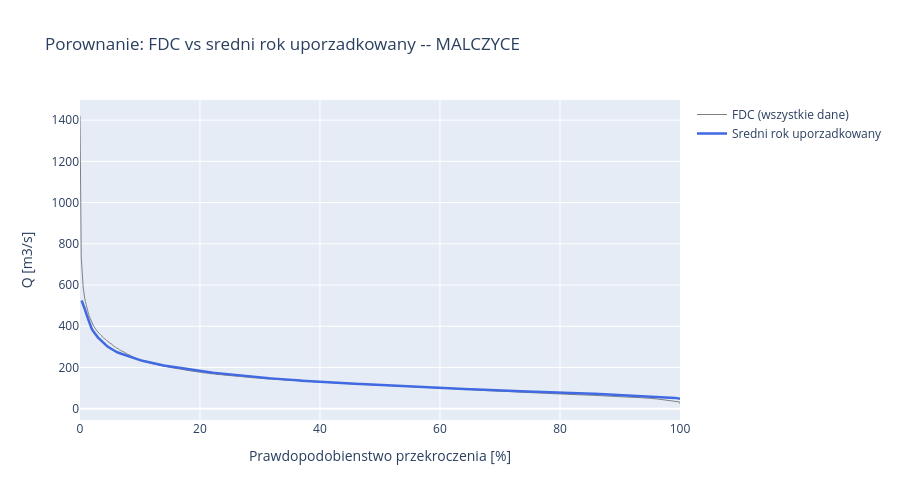

This figure's notebook cell:
### Markdown cell above
**Prompt do LLM:**
> *"Narysuj na jednym wykresie: FDC z przefiltrowanych danych i sredni rok uporzadkowany.
> Porownaj ksztalty."*

**Uzyte moduly/funkcje:** `src.hydrology.flow_duration_curve()`, `src.hydrology.average_sorted_year()`

### Code cell
fig = go.Figure()
fig.add_trace(go.Scatter(
    x=fdc_filt['exceedance_pct'], y=fdc_filt['discharge_m3s'],
    mode='lines', name='FDC (wszystkie dane)', line=dict(color='gray', width=1),
))
fig.add_trace(go.Scatter(
    x=avg_year['exceedance_pct'], y=avg_year['mean'],
    mode='lines', name='Sredni rok uporzadkowany', line=dict(color='royalblue', width=2.5),
))
fig.update_layout(
    title=f'Porownanie: FDC vs sredni rok uporzadkowany -- {name}',
    xaxis_title='Prawdopodobienstwo przekroczenia [%]',
    yaxis_title='Q [m3/s]', 
    height=500, hovermode='x unified',
)
fig.show()

### Figure 1 — Plotly figure (JSON) as saved in the notebook; plotly's stock layout.template omitted (floating-point values rounded to 4 significant figures; data arrays with more than 128 entries replaced by an {"elided": "..."} marker saying what was removed)
{"data": [{"line": {"color": "gray", "width": 1}, "mode": "lines", "name": "FDC (wszystkie dane)", "type": "scatter", "x": {"elided": "14610 float values"}, "y": {"elided": "14610 float values"}}, {"line": {"color": "royalblue", "width": 2.5}, "mode": "lines", "name": "Sredni rok uporzadkowany", "type": "scatter", "x": {"elided": "365 float values"}, "y": {"elided": "365 float values"}}], "layout": {"height": 500, "hovermode": "x unified", "title": {"text": "Porownanie: FDC vs sredni rok uporzadkowany -- MALCZYCE"}, "xaxis": {"title": {"text": "Prawdopodobienstwo przekroczenia [%]"}}, "yaxis": {"title": {"text": "Q [m3/s]"}}}}
